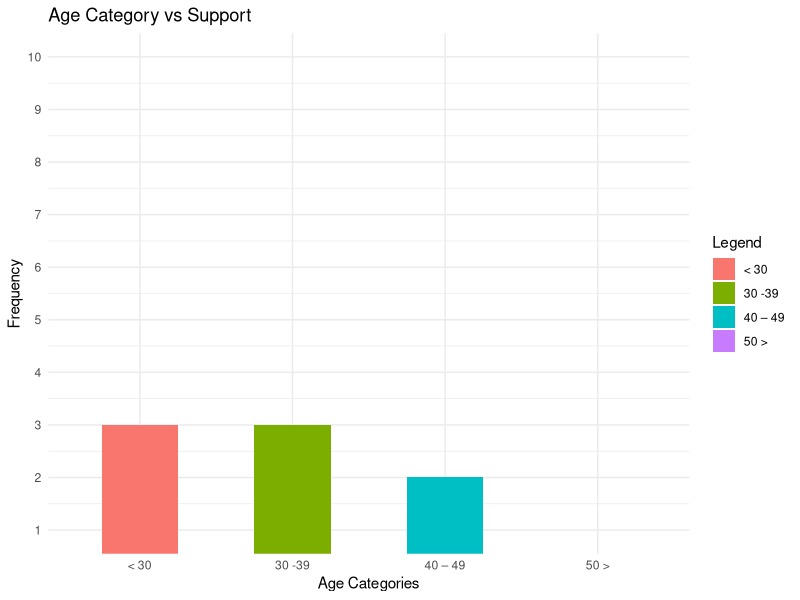

Source code (R):
library(readxl)
library(ggplot2)

age_group<-as.data.frame(read_excel("Demographic_and_BI_adoption.xlsx", sheet = "Demography_information", range = "C2:C13",col_names = FALSE,col_types = "text"))

bi_doption<-as.data.frame(read_excel("Demographic_and_BI_adoption.xlsx", sheet = "Business_intelligence_adoption", range = "E2:E13",col_names = FALSE,col_types = "text"))

occurance<-table(age_group[,1],bi_doption[,1])

q<-as.data.frame.matrix(occurance)
age_row_names <-as.data.frame(row.names.data.frame(q))
nFrame<-data.frame(
  age = age_row_names,
  no = q[,1],
  yes = q[,2]
)
colnames(nFrame)<-c("age","no","yes")

tiff("support_vs_age_barChat.tiff", units="in", width=5, height=5, res=300)
ggplot(nFrame, aes(x=age,y = yes,fill=age)) + 
  geom_col(width = 0.5)+
  scale_y_continuous(breaks = seq(1,10,by=1))+
  coord_cartesian(ylim = c(1,10))+
  labs(
    title = "Age Category vs Support",
    x="Age Categories",
    y="Frequency",
    fill ="Legend"
  )+theme_minimal()
dev.off()
